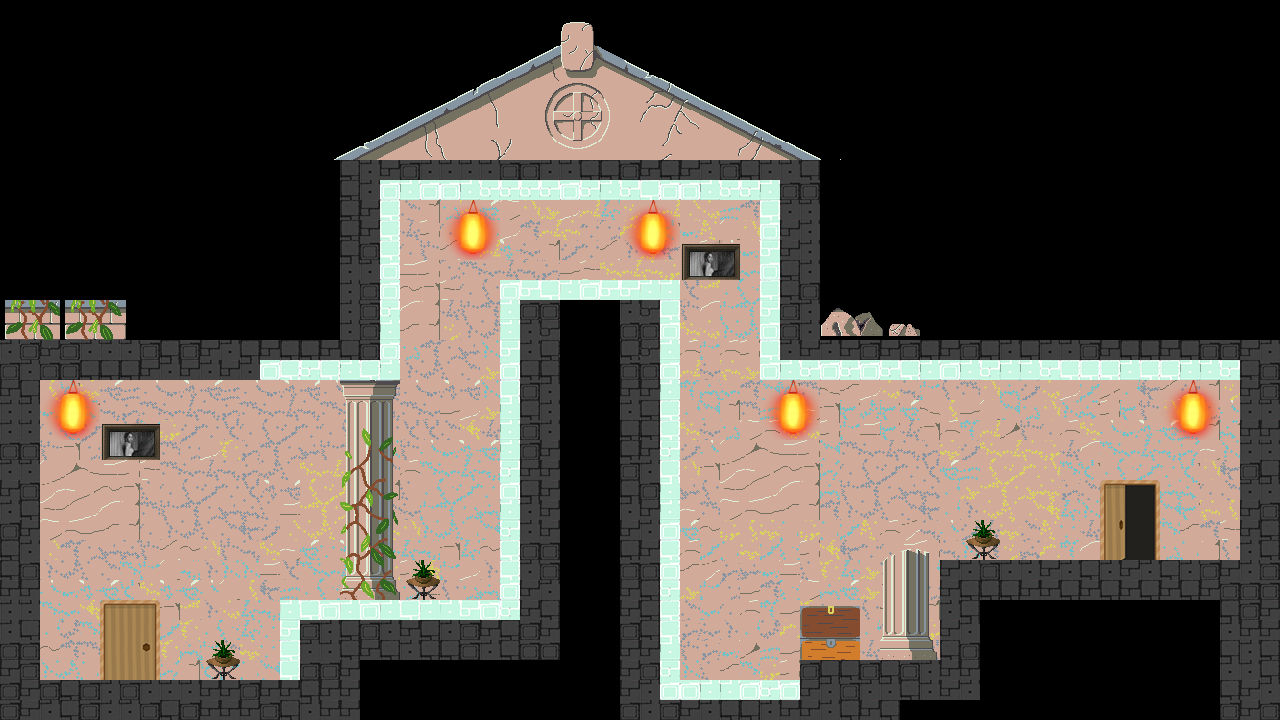

The image is a tile-based game level rendered from a .tmx file. Its description and source (layers, tilesets, objects; grid data summarised) follow:
An orthogonal 64x36 tile map with 20x20 px tiles, 8 tile layers (wall, pillar, blocks, doorIn, ...), 7 tilesets and 32 objects (18x wall, 11x barrier, InitialPos, npcPos, exitPos).

<map version="1.0" tiledversion="1.1.6" orientation="orthogonal" renderorder="right-down" width="64" height="36" tilewidth="20" tileheight="20" infinite="0" nextobjectid="35">
 <tileset firstgid="1" source="blocks.tsx" />
 <tileset firstgid="65" source="wall.tsx" />
 <tileset firstgid="4115" source="doorOut.tsx" />
 <tileset firstgid="4127" source="doorIn.tsx" />
 <tileset firstgid="4139" source="form.tsx" />
 <tileset firstgid="4145" source="light.tsx" />
 <tileset firstgid="4154" source="grass.tsx" />
 <layer name="wall" width="64" height="36">
  <data>[2304 cells, 980 non-empty, 268 distinct tile ids]</data>
 </layer>
 <layer name="pillar" width="64" height="36">
  <data>[2304 cells, 103 non-empty, 94 distinct tile ids]</data>
 </layer>
 <layer name="blocks" width="64" height="36">
  <data>[2304 cells, 522 non-empty, 8 distinct tile ids]</data>
 </layer>
 <layer name="doorIn" width="64" height="36">
  <data>[2304 cells, 12 non-empty, 12 distinct tile ids]</data>
 </layer>
 <layer name="doorOut" width="64" height="36">
  <data>[2304 cells, 12 non-empty, 12 distinct tile ids]</data>
 </layer>
 <layer name="form" width="64" height="36">
  <data>[2304 cells, 12 non-empty, 6 distinct tile ids]</data>
 </layer>
 <layer name="grass" width="64" height="36">
  <data>[2304 cells, 12 non-empty, 4 distinct tile ids]</data>
 </layer>
 <layer name="light" width="64" height="36">
  <data>[2304 cells, 45 non-empty, 9 distinct tile ids]</data>
 </layer>
 <objectgroup name="Objects">
  <object id="1" name="InitialPos" x="131" y="639" width="1" height="1" />
  <object id="2" name="npcPos" x="459" y="565" width="1" height="1" />
  <object id="3" name="exitPos" x="1134" y="518" width="1" height="1" />
  <object id="4" name="wall" x="-1" y="340" width="41" height="380">
   <properties>
    <property name="wall" value="" />
   </properties>
  </object>
  <object id="5" name="wall" x="40" y="340" width="219.333" height="40">
   <properties>
    <property name="wall" value="" />
   </properties>
  </object>
  <object id="6" name="wall" x="40.6667" y="681.333" width="260" height="40">
   <properties>
    <property name="wall" value="" />
   </properties>
  </object>
  <object id="7" name="wall" x="300" y="620.667" width="59.3333" height="100">
   <properties>
    <property name="wall" value="" />
   </properties>
  </object>
  <object id="8" name="wall" x="260" y="339.333" width="119.333" height="21.3333">
   <properties>
    <property name="wall" value="" />
   </properties>
  </object>
  <object id="9" name="wall" x="360" y="622" width="199.333" height="37.3333">
   <properties>
    <property name="wall" value="" />
   </properties>
  </object>
  <object id="10" name="wall" x="520.667" y="301.5" width="39.3333" height="319.833">
   <properties>
    <property name="wall" value="" />
   </properties>
  </object>
  <object id="12" name="wall" x="619.333" y="300.833" width="40.6667" height="418.5">
   <properties>
    <property name="wall" value="" />
   </properties>
  </object>
  <object id="13" name="wall" x="660" y="700.667" width="239.333" height="18.6667">
   <properties>
    <property name="wall" value="" />
   </properties>
  </object>
  <object id="14" name="wall" x="801.333" y="659.333" width="179.333" height="40">
   <properties>
    <property name="wall" value="" />
   </properties>
  </object>
  <object id="15" name="wall" x="940.667" y="559.333" width="40" height="100">
   <properties>
    <property name="wall" value="" />
   </properties>
  </object>
  <object id="16" name="wall" x="980.667" y="560" width="299.333" height="40">
   <properties>
    <property name="wall" value="" />
   </properties>
  </object>
  <object id="17" name="wall" x="1220.67" y="600.667" width="60" height="118.667">
   <properties>
    <property name="wall" value="" />
   </properties>
  </object>
  <object id="18" name="wall" x="1240.67" y="342" width="39.3333" height="218">
   <properties>
    <property name="wall" value="" />
   </properties>
  </object>
  <object id="19" name="wall" x="780" y="339" width="460.5" height="21">
   <properties>
    <property name="wall" value="" />
   </properties>
  </object>
  <object id="20" name="wall" x="780.5" y="161.5" width="39.5" height="176.5">
   <properties>
    <property name="wall" value="" />
   </properties>
  </object>
  <object id="21" name="wall" x="340.5" y="160.5" width="440" height="19">
   <properties>
    <property name="wall" value="" />
   </properties>
  </object>
  <object id="22" name="wall" x="339.5" y="179.5" width="40.5" height="159.5">
   <properties>
    <property name="wall" value="" />
   </properties>
  </object>
  <object id="23" name="barrier" x="280.5" y="600.5" width="18.5" height="79.5">
   <properties>
    <property name="barrier" value="" />
   </properties>
  </object>
  <object id="24" name="barrier" x="299.5" y="601" width="220" height="19">
   <properties>
    <property name="barrier" value="" />
   </properties>
  </object>
  <object id="25" name="barrier" x="499.5" y="279.864" width="20.4091" height="321.136">
   <properties>
    <property name="barrier" value="" />
   </properties>
  </object>
  <object id="26" name="barrier" x="520.5" y="280.273" width="139.409" height="19.2273">
   <properties>
    <property name="barrier" value="" />
   </properties>
  </object>
  <object id="27" name="barrier" x="660" y="280.409" width="20.5" height="420.591">
   <properties>
    <property name="barrier" value="" />
   </properties>
  </object>
  <object id="28" name="barrier" x="681.5" y="679.5" width="118" height="20.5">
   <properties>
    <property name="barrier" value="" />
   </properties>
  </object>
  <object id="29" name="barrier" x="759.5" y="359.5" width="480.5" height="20">
   <properties>
    <property name="barrier" value="" />
   </properties>
  </object>
  <object id="30" name="barrier" x="760.5" y="181" width="19.5" height="178">
   <properties>
    <property name="barrier" value="" />
   </properties>
  </object>
  <object id="31" name="barrier" x="381" y="180.5" width="379.5" height="19">
   <properties>
    <property name="barrier" value="" />
   </properties>
  </object>
  <object id="32" name="barrier" x="380" y="201" width="19.5" height="179">
   <properties>
    <property name="barrier" value="" />
   </properties>
  </object>
  <object id="33" name="barrier" x="260" y="361.5" width="120" height="18">
   <properties>
    <property name="barrier" value="" />
   </properties>
  </object>
 </objectgroup>
</map>
